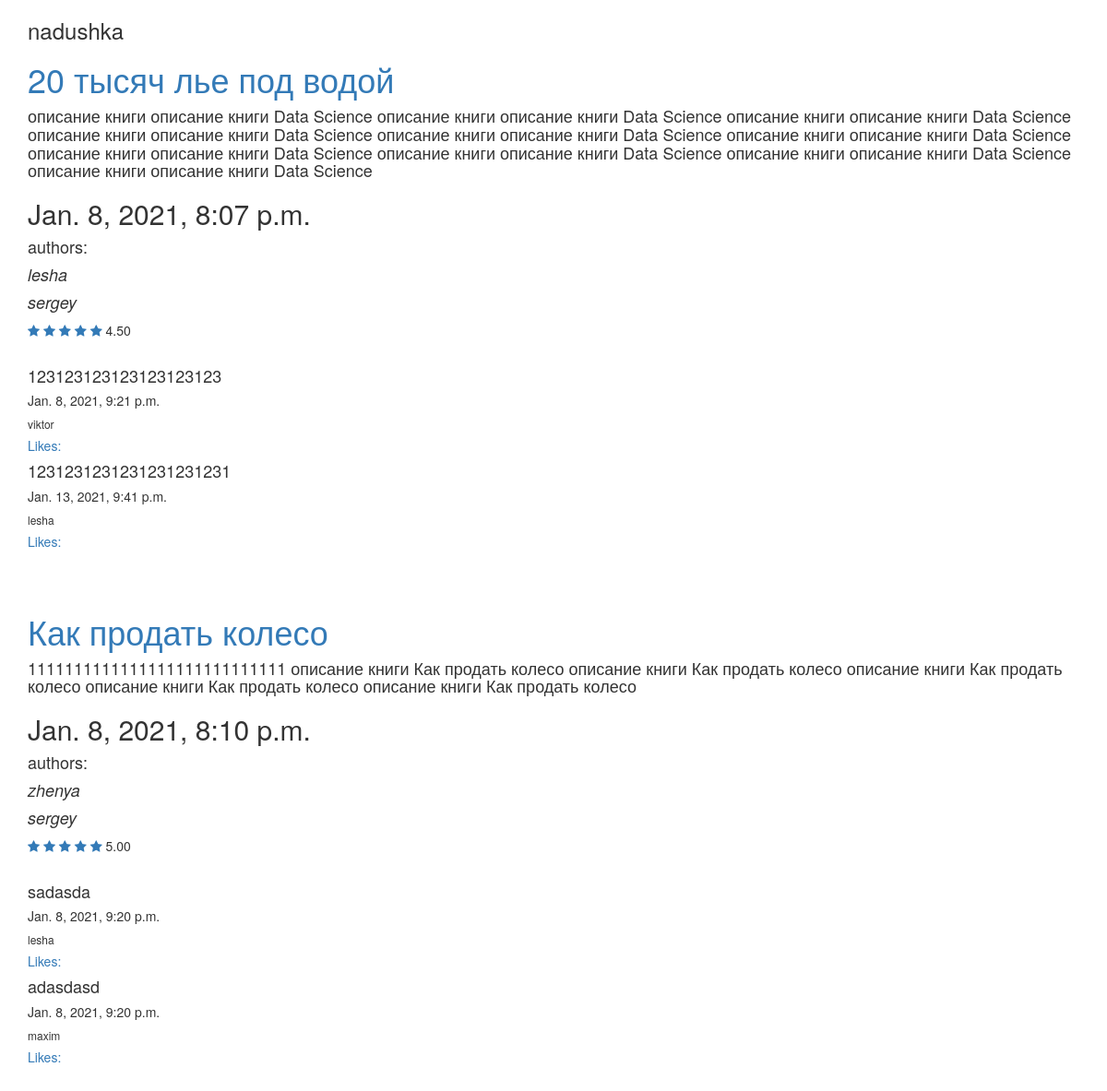
Page /shop/genres_page/Adventure/ (signed in) on the committed database.
### manager/models.py (models this page shows, shortened)
class Book(models.Model):
    title = models.CharField(max_length=250)
    date = models.DateTimeField(verbose_name='date-time', auto_now=False, null=True)
    authors = models.ManyToManyField(User, related_name='books')
    description = models.TextField(verbose_name='описание', null=True)
    likes = models.PositiveIntegerField(default=0)
    genres = models.CharField(max_length=50, verbose_name='жанр', null=True)
    rate = models.DecimalField(max_digits=3, decimal_places=2, default=0.0)
    users_counted_stars = models.PositiveIntegerField(default=0, verbose_name='counted_stars')
    count_users = models.PositiveIntegerField(default=0, verbose_name='counted_users')
    slug = models.SlugField(null=True, unique=True)

class Comment(models.Model):
    class Meta:
        verbose_name = 'Коммментарий'
        verbose_name_plural = 'Комментарии'
    comment = models.TextField(verbose_name='comment')
    date = models.DateTimeField(auto_now=True)
    author = models.ForeignKey(User, on_delete=models.CASCADE, related_name='author_comment')
    book = models.ForeignKey(Book, on_delete=models.CASCADE, related_name='comments')
    users_like = models.ManyToManyField(
        User,
        through='manager.LikeCommentUser',
        related_name='liked_comment'
    )
    tmp_book = models.ForeignKey("TMPBook", on_delete=models.CASCADE, related_name='tmp_comment', null= True)

### manager/views.py (the view)
# urls.py: path('genres_page/<str:genre>/', GenresPage.as_view(), name='genre_page'),
class GenresPage(View):
    def get(self, request, genre):
        books = Book.objects.filter(genres=genre)
        context = {}
        context['books'] = books.prefetch_related('authors')
        context['range'] = range(1, 6)
        return render(request, 'genre_page.html', context)

### manager/templates/genre_page.html (shortened to what this page needs)
<!DOCTYPE html>
<html lang="en">
<head>
    <link rel="stylesheet" href="https://maxcdn.bootstrapcdn.com/bootstrap/3.4.1/css/bootstrap.min.css">
    <link rel="stylesheet" href="https://cdnjs.cloudflare.com/ajax/libs/font-awesome/4.7.0/css/font-awesome.min.css">
</head>
<body>
<div class="container">
<h3>{{ user }}</h3>
{% for b in books %}
    <a href="{% url 'book-detail-page' slug=b.slug %}"><h1>{{ b.title }}</h1></a>
    <h4> {{ b.description}} </h4>
    <h2>{{ b.date }}</h2>
    <h4> authors: </h4>
        {% for i in b.authors.all %}
            <h4><i> {{ i }}</i></h4>
            {% endfor %}
    {% for i in range %}
        {% if b.rate >= i %}
        <a href="{% url 'add_rating' slug=b.slug rate=i %}">
        <span class="fa fa-star checked"></span>
        </a>
        {% else %}
        <a href="{% url 'add_rating' slug=b.slug rate=i  %}">
        <span class="fa fa-star" href="{% url 'add_rating' rate=i slug=b.slug %}"></span>
        </a>
        {% endif %}
    {% endfor %}
     {{ b.rate }}
    <br><br>
    {% for comment in b.comments.all %}
    <h4>{{ comment.comment }}</h4>
    <h5>{{ comment.date }}</h5>
    <h6>{{ comment.author }} </h6>
    <a href="{% url 'comment_like' id=comment.id %}"><h5>Likes: {{ comment.count_like }}</h5></a>
    {% endfor %}
    <br><br>
{% endfor %}
</div>
</body>
</html>

### rows in the picture
Book: title "20 тысяч лье под водой", description "описание книги описание книги Data Science описание книги описание книги Data Science описание книги описание книги Data Science описание книги описание книги Data Science описание книги описание книги Data Science описание книги описание книги Data Science описание книги описание книги Data Science описание книги описание книги Data Science описание книги описание книги Data Science описание книги описание книги Data Science", date "Jan. 8, 2021, 8:07 p.m.", rate "4.50"
Comment: comment "123123123123123123123", date "Jan. 8, 2021, 9:21 p.m.", author "viktor"
Comment: comment "1231231231231231231231", date "Jan. 13, 2021, 9:41 p.m.", author "lesha"
Book: title "Как продать колесо", description "1111111111111111111111111111 описание книги Как продать колесо описание книги Как продать колесо описание книги Как продать колесо описание книги Как продать колесо описание книги Как продать колесо", date "Jan. 8, 2021, 8:10 p.m.", rate "5.00"
Comment: comment "sadasda", date "Jan. 8, 2021, 9:20 p.m.", author "lesha"
Comment: comment "adasdasd", date "Jan. 8, 2021, 9:20 p.m.", author "maxim"

### other values in the picture
{{ user }} "nadushka"
{{ i }} "lesha"
{{ i }} "sergey"
{{ i }} "zhenya"
